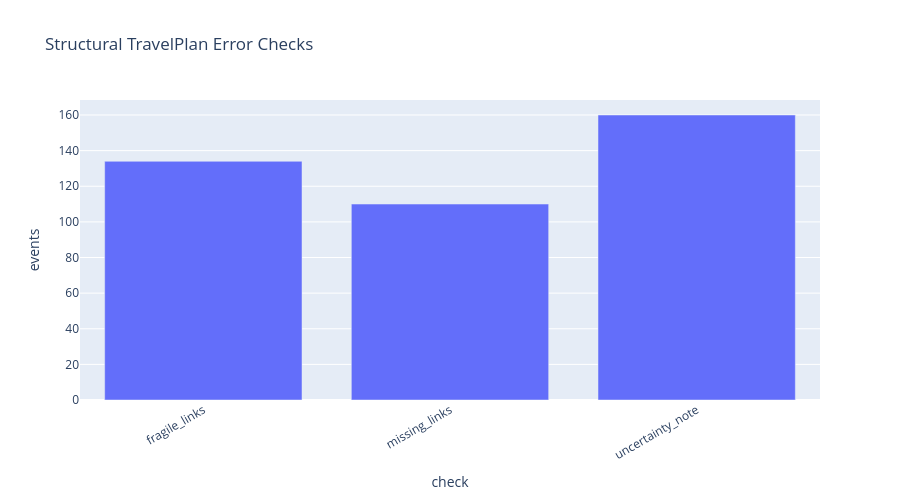

The code cell stored with this chart in its notebook:
### Markdown cell above
## 8. Structural TravelPlan Validation

### Code cell
structural_rows = []
slot_rows = []
for path in sorted(TRAVEL_DIR.glob("run-*.json")):
    obj = load_json(path)
    outputs = obj.get("outputs") or {}
    metadata = obj.get("metadata") or {}
    thread_id = metadata.get("thread_id")
    root_run_id = path.stem.removeprefix("run-")
    budget = (outputs.get("normalized_constraints") or {}).get("budget_amount")
    plan = outputs.get("travelplan") or {}

    total_cost = 0.0
    for day in plan.get("days") or []:
        slots = day.get("slots") or []
        parsed_slots = []
        for pos, slot in enumerate(slots, start=1):
            start = pd.to_datetime(slot.get("start_time"), errors="coerce")
            end = pd.to_datetime(slot.get("end_time"), errors="coerce")
            links = slot.get("links") or []
            cost = slot.get("cost") or 0
            total_cost += cost
            text = " ".join(str(slot.get(k) or "") for k in ["name", "description", "location", "notes"])
            row = {
                "thread_id": thread_id,
                "root_run_id": root_run_id,
                "day_index": day.get("index"),
                "position": pos,
                "slot_name": slot.get("name"),
                "category": slot.get("category"),
                "start_time": start,
                "end_time": end,
                "cost": cost,
                "links": links,
                "missing_links": len(links) == 0,
                "fragile_links": any(FRAGILE_DOMAINS.search(link or "") for link in links),
                "unknown_category": slot.get("category") not in VALID_CATEGORIES,
                "invalid_time": pd.isna(start) or pd.isna(end) or end <= start,
                "uncertainty_note": bool(UNCERTAIN_RE.search(text)),
            }
            slot_rows.append(row)
            parsed_slots.append(row)

        for a, b in combinations(parsed_slots, 2):
            if not a["invalid_time"] and not b["invalid_time"] and a["start_time"] < b["end_time"] and b["start_time"] < a["end_time"]:
                structural_rows.append({"thread_id": thread_id, "root_run_id": root_run_id, "check": "overlapping_slots", "detail": f"Day {day.get('index')}: {a['slot_name']} overlaps {b['slot_name']}"})

    if budget is not None and total_cost > float(budget):
        structural_rows.append({"thread_id": thread_id, "root_run_id": root_run_id, "check": "budget_exceeded", "detail": f"computed_total={total_cost:.2f}, budget={budget}"})

slots_df = pd.DataFrame(slot_rows)
for check_col in ["missing_links", "fragile_links", "unknown_category", "invalid_time", "uncertainty_note"]:
    bad = slots_df[slots_df[check_col]]
    for _, row in bad.iterrows():
        structural_rows.append({"thread_id": row.thread_id, "root_run_id": row.root_run_id, "check": check_col, "detail": f"Day {row.day_index} slot {row.position}: {row.slot_name}"})

structural_df = pd.DataFrame(structural_rows)
display(structural_df.head(100) if not structural_df.empty else pd.DataFrame({"status": ["No structural TravelPlan failures found"]}))

structural_summary = structural_df.groupby("check").size().reset_index(name="events") if not structural_df.empty else pd.DataFrame(columns=["check", "events"])
display(structural_summary)
if not structural_summary.empty:
    fig = px.bar(structural_summary, x="check", y="events", title="Structural TravelPlan Error Checks")
    fig.update_layout(height=500, xaxis_tickangle=-30)
    fig.show()

### Figure 1 — Plotly figure (JSON) as saved in the notebook; plotly's stock layout.template omitted (floating-point values rounded to 4 significant figures)
{"data": [{"hovertemplate": "check=%{x}<br>events=%{y}<extra></extra>", "legendgroup": "", "marker": {"color": "#636efa", "pattern": {"shape": ""}}, "name": "", "orientation": "v", "showlegend": false, "textposition": "auto", "type": "bar", "x": ["fragile_links", "missing_links", "uncertainty_note"], "xaxis": "x", "y": [134, 110, 160], "yaxis": "y"}], "layout": {"barmode": "relative", "height": 500, "legend": {"tracegroupgap": 0}, "title": {"text": "Structural TravelPlan Error Checks"}, "xaxis": {"anchor": "y", "domain": [0.0, 1.0], "tickangle": -30, "title": {"text": "check"}}, "yaxis": {"anchor": "x", "domain": [0.0, 1.0], "title": {"text": "events"}}}}
